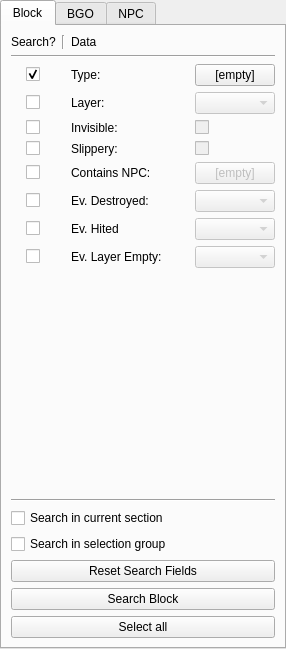
<?xml version="1.0" encoding="UTF-8"?>
<ui version="4.0">
 <class>LvlSearchBox</class>
 <widget class="QDockWidget" name="LvlSearchBox">
  <property name="geometry">
   <rect>
    <x>0</x>
    <y>0</y>
    <width>262</width>
    <height>649</height>
   </rect>
  </property>
  <property name="windowIcon">
   <iconset resource="../../_resources/editor.qrc">
    <normaloff>:/images/search.png</normaloff>:/images/search.png</iconset>
  </property>
  <property name="allowedAreas">
   <set>Qt::LeftDockWidgetArea|Qt::RightDockWidgetArea</set>
  </property>
  <property name="windowTitle">
   <string>Search of items on the level</string>
  </property>
  <widget class="QWidget" name="FindWidget">
   <layout class="QGridLayout" name="gridLayout_9">
    <property name="leftMargin">
     <number>0</number>
    </property>
    <property name="topMargin">
     <number>0</number>
    </property>
    <property name="rightMargin">
     <number>0</number>
    </property>
    <property name="bottomMargin">
     <number>0</number>
    </property>
    <item row="0" column="0">
     <widget class="QTabWidget" name="FindToolbox">
      <property name="currentIndex">
       <number>0</number>
      </property>
      <widget class="QWidget" name="FindToolboxBlock">
       <attribute name="title">
        <string>Block</string>
       </attribute>
       <layout class="QGridLayout" name="gridLayout_10" columnstretch="0,0,0,0,0">
        <item row="10" column="0" alignment="Qt::AlignHCenter">
         <widget class="QCheckBox" name="Find_Check_EventLayerEmptyBlock"/>
        </item>
        <item row="6" column="0" alignment="Qt::AlignHCenter">
         <widget class="QCheckBox" name="Find_Check_SlipperyBlock"/>
        </item>
        <item row="10" column="4">
         <widget class="QComboBox" name="Find_Combo_EventLayerEmptyBlock">
          <property name="enabled">
           <bool>false</bool>
          </property>
         </widget>
        </item>
        <item row="8" column="2">
         <widget class="QLabel" name="label_45">
          <property name="text">
           <string>Ev. Destroyed:</string>
          </property>
         </widget>
        </item>
        <item row="5" column="2">
         <widget class="QLabel" name="label_42">
          <property name="text">
           <string>Invisible:</string>
          </property>
         </widget>
        </item>
        <item row="8" column="4">
         <widget class="QComboBox" name="Find_Combo_EventDestoryedBlock">
          <property name="enabled">
           <bool>false</bool>
          </property>
         </widget>
        </item>
        <item row="9" column="2">
         <widget class="QLabel" name="label_46">
          <property name="text">
           <string>Ev. Hited</string>
          </property>
         </widget>
        </item>
        <item row="16" column="0" colspan="5">
         <widget class="QPushButton" name="FindStartBlock">
          <property name="text">
           <string>Search Block</string>
          </property>
         </widget>
        </item>
        <item row="1" column="0" colspan="5">
         <widget class="Line" name="line_12">
          <property name="orientation">
           <enum>Qt::Horizontal</enum>
          </property>
         </widget>
        </item>
        <item row="0" column="1">
         <widget class="Line" name="line_11">
          <property name="orientation">
           <enum>Qt::Vertical</enum>
          </property>
         </widget>
        </item>
        <item row="10" column="2">
         <widget class="QLabel" name="label_47">
          <property name="text">
           <string>Ev. Layer Empty:</string>
          </property>
         </widget>
        </item>
        <item row="4" column="0" alignment="Qt::AlignHCenter">
         <widget class="QCheckBox" name="Find_Check_LayerBlock"/>
        </item>
        <item row="0" column="2">
         <widget class="QLabel" name="label_30">
          <property name="text">
           <string>Data</string>
          </property>
         </widget>
        </item>
        <item row="5" column="0" alignment="Qt::AlignHCenter">
         <widget class="QCheckBox" name="Find_Check_InvisibleBlock"/>
        </item>
        <item row="3" column="4">
         <widget class="QPushButton" name="Find_Button_TypeBlock">
          <property name="text">
           <string>[empty]</string>
          </property>
         </widget>
        </item>
        <item row="5" column="4">
         <widget class="QCheckBox" name="Find_Check_InvisibleActiveBlock">
          <property name="enabled">
           <bool>false</bool>
          </property>
         </widget>
        </item>
        <item row="14" column="0" colspan="5">
         <widget class="QCheckBox" name="blockSelectionOnly">
          <property name="text">
           <string>Search in selection group</string>
          </property>
         </widget>
        </item>
        <item row="9" column="4">
         <widget class="QComboBox" name="Find_Combo_EventHitedBlock">
          <property name="enabled">
           <bool>false</bool>
          </property>
         </widget>
        </item>
        <item row="6" column="4">
         <widget class="QCheckBox" name="Find_Check_SlipperyActiveBlock">
          <property name="enabled">
           <bool>false</bool>
          </property>
         </widget>
        </item>
        <item row="3" column="0" alignment="Qt::AlignHCenter">
         <widget class="QCheckBox" name="Find_Check_TypeBlock">
          <property name="checked">
           <bool>true</bool>
          </property>
         </widget>
        </item>
        <item row="11" column="0" colspan="5">
         <spacer name="verticalSpacer_11">
          <property name="orientation">
           <enum>Qt::Vertical</enum>
          </property>
          <property name="sizeHint" stdset="0">
           <size>
            <width>0</width>
            <height>0</height>
           </size>
          </property>
         </spacer>
        </item>
        <item row="8" column="0" alignment="Qt::AlignHCenter">
         <widget class="QCheckBox" name="Find_Check_EventDestoryedBlock"/>
        </item>
        <item row="13" column="0" colspan="5">
         <widget class="QCheckBox" name="blockCurSection">
          <property name="text">
           <string>Search in current section</string>
          </property>
         </widget>
        </item>
        <item row="0" column="0">
         <widget class="QLabel" name="label_29">
          <property name="text">
           <string>Search?</string>
          </property>
         </widget>
        </item>
        <item row="17" column="0" colspan="5">
         <widget class="QPushButton" name="blockSelectAll">
          <property name="text">
           <string>Select all</string>
          </property>
         </widget>
        </item>
        <item row="4" column="4">
         <widget class="QComboBox" name="Find_Combo_LayerBlock">
          <property name="enabled">
           <bool>false</bool>
          </property>
         </widget>
        </item>
        <item row="4" column="2">
         <widget class="QLabel" name="label_36">
          <property name="text">
           <string>Layer:</string>
          </property>
         </widget>
        </item>
        <item row="9" column="0" alignment="Qt::AlignHCenter">
         <widget class="QCheckBox" name="Find_Check_EventHitedBlock"/>
        </item>
        <item row="15" column="0" colspan="5">
         <widget class="QPushButton" name="Find_Button_ResetBlock">
          <property name="text">
           <string>Reset Search Fields</string>
          </property>
         </widget>
        </item>
        <item row="6" column="2">
         <widget class="QLabel" name="label_43">
          <property name="text">
           <string>Slippery:</string>
          </property>
         </widget>
        </item>
        <item row="7" column="4">
         <widget class="QPushButton" name="Find_Button_ContainsNPCBlock">
          <property name="enabled">
           <bool>false</bool>
          </property>
          <property name="text">
           <string>[empty]</string>
          </property>
         </widget>
        </item>
        <item row="7" column="2">
         <widget class="QLabel" name="label_44">
          <property name="text">
           <string>Contains NPC:</string>
          </property>
         </widget>
        </item>
        <item row="3" column="2">
         <widget class="QLabel" name="label_37">
          <property name="text">
           <string>Type:</string>
          </property>
         </widget>
        </item>
        <item row="7" column="0" alignment="Qt::AlignHCenter">
         <widget class="QCheckBox" name="Find_Check_ContainsNPCBlock"/>
        </item>
        <item row="12" column="0" colspan="5">
         <widget class="Line" name="line">
          <property name="orientation">
           <enum>Qt::Horizontal</enum>
          </property>
         </widget>
        </item>
       </layout>
      </widget>
      <widget class="QWidget" name="FindToolboxBgo">
       <attribute name="title">
        <string>BGO</string>
       </attribute>
       <layout class="QGridLayout" name="gridLayout_11" columnstretch="0,0,0,0,90">
        <item row="9" column="0" colspan="5">
         <widget class="QPushButton" name="Find_Button_ResetBGO">
          <property name="text">
           <string>Reset Search Fields</string>
          </property>
         </widget>
        </item>
        <item row="0" column="0">
         <widget class="QLabel" name="label_31">
          <property name="text">
           <string>Search?</string>
          </property>
         </widget>
        </item>
        <item row="2" column="3" colspan="2">
         <widget class="QPushButton" name="Find_Button_TypeBGO">
          <property name="text">
           <string>[empty]</string>
          </property>
         </widget>
        </item>
        <item row="3" column="0" alignment="Qt::AlignHCenter">
         <widget class="QCheckBox" name="Find_Check_LayerBGO"/>
        </item>
        <item row="2" column="2">
         <widget class="QLabel" name="label_38">
          <property name="text">
           <string>Type:</string>
          </property>
         </widget>
        </item>
        <item row="8" column="0" colspan="5">
         <widget class="QCheckBox" name="bgoSelectionOnly">
          <property name="text">
           <string>Search in selection group</string>
          </property>
         </widget>
        </item>
        <item row="2" column="0" alignment="Qt::AlignHCenter">
         <widget class="QCheckBox" name="Find_Check_TypeBGO">
          <property name="checked">
           <bool>true</bool>
          </property>
         </widget>
        </item>
        <item row="3" column="3" colspan="2">
         <widget class="QComboBox" name="Find_Combo_LayerBGO">
          <property name="enabled">
           <bool>false</bool>
          </property>
         </widget>
        </item>
        <item row="7" column="0" colspan="5">
         <widget class="QCheckBox" name="bgoCurSection">
          <property name="text">
           <string>Search in current section</string>
          </property>
         </widget>
        </item>
        <item row="11" column="0" colspan="5">
         <widget class="QPushButton" name="bgoSelectAll">
          <property name="text">
           <string>Select all</string>
          </property>
         </widget>
        </item>
        <item row="10" column="0" colspan="5">
         <widget class="QPushButton" name="FindStartBGO">
          <property name="text">
           <string>Search BGO</string>
          </property>
         </widget>
        </item>
        <item row="5" column="0" colspan="5">
         <spacer name="verticalSpacer_12">
          <property name="orientation">
           <enum>Qt::Vertical</enum>
          </property>
          <property name="sizeHint" stdset="0">
           <size>
            <width>0</width>
            <height>0</height>
           </size>
          </property>
         </spacer>
        </item>
        <item row="3" column="2">
         <widget class="QLabel" name="label_39">
          <property name="text">
           <string>Layer:</string>
          </property>
         </widget>
        </item>
        <item row="1" column="0" colspan="5">
         <widget class="Line" name="line_10">
          <property name="orientation">
           <enum>Qt::Horizontal</enum>
          </property>
         </widget>
        </item>
        <item row="0" column="2">
         <widget class="QLabel" name="label_32">
          <property name="text">
           <string>Data</string>
          </property>
         </widget>
        </item>
        <item row="4" column="2">
         <widget class="QLabel" name="label_35">
          <property name="text">
           <string>Sort priority:</string>
          </property>
         </widget>
        </item>
        <item row="4" column="0" alignment="Qt::AlignHCenter">
         <widget class="QCheckBox" name="Find_Check_PriorityBGO"/>
        </item>
        <item row="4" column="3" colspan="2">
         <widget class="QSpinBox" name="Find_Spin_PriorityBGO">
          <property name="enabled">
           <bool>false</bool>
          </property>
          <property name="minimum">
           <number>-1</number>
          </property>
          <property name="maximum">
           <number>999999999</number>
          </property>
          <property name="value">
           <number>-1</number>
          </property>
         </widget>
        </item>
        <item row="0" column="1">
         <widget class="Line" name="line_9">
          <property name="orientation">
           <enum>Qt::Vertical</enum>
          </property>
         </widget>
        </item>
        <item row="6" column="0" colspan="5">
         <widget class="Line" name="line_2">
          <property name="orientation">
           <enum>Qt::Horizontal</enum>
          </property>
         </widget>
        </item>
       </layout>
      </widget>
      <widget class="QWidget" name="FindToolboxNpc">
       <attribute name="title">
        <string>NPC</string>
       </attribute>
       <layout class="QGridLayout" name="gridLayout_12" rowstretch="0,0,0,0,0,0,0,0,0,0,0,0,0,0,0,0,0,0,0,0,0,0,100,0,0,0,0">
        <property name="sizeConstraint">
         <enum>QLayout::SetMinimumSize</enum>
        </property>
        <item row="9" column="4">
         <widget class="QCheckBox" name="Find_Check_FriendlyActiveNPC">
          <property name="enabled">
           <bool>false</bool>
          </property>
         </widget>
        </item>
        <item row="15" column="4">
         <widget class="QComboBox" name="Find_Combo_Event_ActivateNPC">
          <property name="enabled">
           <bool>false</bool>
          </property>
          <item>
           <property name="text">
            <string>[None]</string>
           </property>
          </item>
         </widget>
        </item>
        <item row="12" column="0" colspan="2" alignment="Qt::AlignHCenter">
         <widget class="QCheckBox" name="Find_Check_MsgNPC"/>
        </item>
        <item row="5" column="3">
         <widget class="QLabel" name="label_41">
          <property name="text">
           <string>Layer:</string>
          </property>
         </widget>
        </item>
        <item row="13" column="4">
         <widget class="QCheckBox" name="Find_Check_MsgSensitiveNPC">
          <property name="enabled">
           <bool>false</bool>
          </property>
          <property name="text">
           <string>Case Sensitive?</string>
          </property>
         </widget>
        </item>
        <item row="3" column="0" colspan="5">
         <widget class="Line" name="line_8">
          <property name="orientation">
           <enum>Qt::Horizontal</enum>
          </property>
         </widget>
        </item>
        <item row="0" column="3" colspan="2">
         <widget class="QLabel" name="label_34">
          <property name="sizePolicy">
           <sizepolicy hsizetype="Preferred" vsizetype="Fixed">
            <horstretch>0</horstretch>
            <verstretch>0</verstretch>
           </sizepolicy>
          </property>
          <property name="text">
           <string>Data</string>
          </property>
         </widget>
        </item>
        <item row="16" column="4">
         <widget class="QComboBox" name="Find_Combo_Event_DeathNPC">
          <property name="enabled">
           <bool>false</bool>
          </property>
          <item>
           <property name="text">
            <string>[None]</string>
           </property>
          </item>
         </widget>
        </item>
        <item row="22" column="0" colspan="5">
         <widget class="QCheckBox" name="npcCurSection">
          <property name="text">
           <string>Search in current section</string>
          </property>
         </widget>
        </item>
        <item row="11" column="3">
         <widget class="QLabel" name="label_50">
          <property name="text">
           <string>Set as Boss</string>
          </property>
         </widget>
        </item>
        <item row="18" column="4">
         <widget class="QComboBox" name="Find_Combo_Event_Empty_LayerNPC">
          <property name="enabled">
           <bool>false</bool>
          </property>
          <item>
           <property name="text">
            <string>[None]</string>
           </property>
          </item>
         </widget>
        </item>
        <item row="11" column="4">
         <widget class="QCheckBox" name="Find_Check_BossActiveNPC">
          <property name="enabled">
           <bool>false</bool>
          </property>
         </widget>
        </item>
        <item row="25" column="0" colspan="5">
         <widget class="QPushButton" name="FindStartNPC">
          <property name="text">
           <string>Search NPC</string>
          </property>
         </widget>
        </item>
        <item row="21" column="0" colspan="5">
         <widget class="Line" name="line_3">
          <property name="orientation">
           <enum>Qt::Horizontal</enum>
          </property>
         </widget>
        </item>
        <item row="16" column="3">
         <widget class="QLabel" name="label_54">
          <property name="text">
           <string>Evt death:</string>
          </property>
         </widget>
        </item>
        <item row="16" column="0" colspan="2" alignment="Qt::AlignHCenter">
         <widget class="QCheckBox" name="Find_Check_Event_DeathNPC">
          <property name="text">
           <string/>
          </property>
         </widget>
        </item>
        <item row="14" column="4">
         <widget class="QComboBox" name="Find_Combo_Layer_AttachedNPC">
          <property name="enabled">
           <bool>false</bool>
          </property>
          <property name="currentText">
           <string>[None]</string>
          </property>
          <item>
           <property name="text">
            <string>[None]</string>
           </property>
          </item>
         </widget>
        </item>
        <item row="5" column="4">
         <widget class="QComboBox" name="Find_Combo_LayerNPC">
          <property name="enabled">
           <bool>false</bool>
          </property>
         </widget>
        </item>
        <item row="17" column="3">
         <widget class="QLabel" name="label_55">
          <property name="text">
           <string>Evt talk:</string>
          </property>
         </widget>
        </item>
        <item row="0" column="2">
         <widget class="Line" name="line_7">
          <property name="orientation">
           <enum>Qt::Vertical</enum>
          </property>
         </widget>
        </item>
        <item row="26" column="0" colspan="5">
         <widget class="QPushButton" name="npcSelectAll">
          <property name="text">
           <string>Select all</string>
          </property>
         </widget>
        </item>
        <item row="9" column="3">
         <widget class="QLabel" name="label_48">
          <property name="text">
           <string>Friendly</string>
          </property>
         </widget>
        </item>
        <item row="15" column="0" colspan="2" alignment="Qt::AlignHCenter">
         <widget class="QCheckBox" name="Find_Check_Event_ActivateNPC">
          <property name="text">
           <string/>
          </property>
         </widget>
        </item>
        <item row="4" column="0" colspan="2" alignment="Qt::AlignHCenter">
         <widget class="QCheckBox" name="Find_Check_TypeNPC">
          <property name="checked">
           <bool>true</bool>
          </property>
         </widget>
        </item>
        <item row="4" column="3">
         <widget class="QLabel" name="label_40">
          <property name="text">
           <string>Type:</string>
          </property>
         </widget>
        </item>
        <item row="12" column="4">
         <widget class="QLineEdit" name="Find_Edit_MsgNPC">
          <property name="enabled">
           <bool>false</bool>
          </property>
         </widget>
        </item>
        <item row="11" column="0" colspan="2" alignment="Qt::AlignHCenter">
         <widget class="QCheckBox" name="Find_Check_BossNPC"/>
        </item>
        <item row="5" column="0" colspan="2" alignment="Qt::AlignHCenter">
         <widget class="QCheckBox" name="Find_Check_LayerNPC"/>
        </item>
        <item row="18" column="3">
         <widget class="QLabel" name="label_56">
          <property name="text">
           <string>Evt empty layer:</string>
          </property>
         </widget>
        </item>
        <item row="19" column="0" rowspan="2" colspan="5">
         <spacer name="verticalSpacer_13">
          <property name="orientation">
           <enum>Qt::Vertical</enum>
          </property>
          <property name="sizeType">
           <enum>QSizePolicy::Minimum</enum>
          </property>
          <property name="sizeHint" stdset="0">
           <size>
            <width>0</width>
            <height>0</height>
           </size>
          </property>
         </spacer>
        </item>
        <item row="0" column="0" colspan="2">
         <widget class="QLabel" name="label_33">
          <property name="sizePolicy">
           <sizepolicy hsizetype="Preferred" vsizetype="Fixed">
            <horstretch>0</horstretch>
            <verstretch>0</verstretch>
           </sizepolicy>
          </property>
          <property name="text">
           <string>Search?</string>
          </property>
         </widget>
        </item>
        <item row="15" column="3">
         <widget class="QLabel" name="label_53">
          <property name="text">
           <string>Evt activate:</string>
          </property>
         </widget>
        </item>
        <item row="10" column="4">
         <widget class="QCheckBox" name="Find_Check_NotMoveActiveNPC">
          <property name="enabled">
           <bool>false</bool>
          </property>
         </widget>
        </item>
        <item row="12" column="3">
         <widget class="QLabel" name="label_51">
          <property name="text">
           <string>Contains Msg:</string>
          </property>
         </widget>
        </item>
        <item row="14" column="0" colspan="2" alignment="Qt::AlignHCenter">
         <widget class="QCheckBox" name="Find_Check_Layer_AttachedNPC">
          <property name="text">
           <string/>
          </property>
         </widget>
        </item>
        <item row="4" column="4">
         <widget class="QPushButton" name="Find_Button_TypeNPC">
          <property name="text">
           <string>[empty]</string>
          </property>
         </widget>
        </item>
        <item row="17" column="0" colspan="2" alignment="Qt::AlignHCenter">
         <widget class="QCheckBox" name="Find_Check_Event_TalkNPC">
          <property name="text">
           <string/>
          </property>
         </widget>
        </item>
        <item row="9" column="0" colspan="2" alignment="Qt::AlignHCenter">
         <widget class="QCheckBox" name="Find_Check_FriendlyNPC"/>
        </item>
        <item row="7" column="0" colspan="2" alignment="Qt::AlignHCenter">
         <widget class="QCheckBox" name="Find_Check_DirNPC"/>
        </item>
        <item row="7" column="4" rowspan="2">
         <widget class="QGroupBox" name="groupBox">
          <property name="sizePolicy">
           <sizepolicy hsizetype="Preferred" vsizetype="Fixed">
            <horstretch>0</horstretch>
            <verstretch>0</verstretch>
           </sizepolicy>
          </property>
          <property name="title">
           <string>Direction</string>
          </property>
          <layout class="QVBoxLayout" name="verticalLayout_7">
           <property name="spacing">
            <number>3</number>
           </property>
           <property name="leftMargin">
            <number>3</number>
           </property>
           <property name="topMargin">
            <number>0</number>
           </property>
           <property name="rightMargin">
            <number>3</number>
           </property>
           <property name="bottomMargin">
            <number>0</number>
           </property>
           <item>
            <widget class="QRadioButton" name="Find_Radio_DirLeftNPC">
             <property name="enabled">
              <bool>false</bool>
             </property>
             <property name="text">
              <string>Left</string>
             </property>
            </widget>
           </item>
           <item>
            <widget class="QRadioButton" name="Find_Radio_DirRandomNPC">
             <property name="enabled">
              <bool>false</bool>
             </property>
             <property name="text">
              <string>Random</string>
             </property>
            </widget>
           </item>
           <item>
            <widget class="QRadioButton" name="Find_Radio_DirRightNPC">
             <property name="enabled">
              <bool>false</bool>
             </property>
             <property name="text">
              <string>Right</string>
             </property>
            </widget>
           </item>
          </layout>
         </widget>
        </item>
        <item row="14" column="3">
         <widget class="QLabel" name="label_52">
          <property name="text">
           <string>Attached layer:</string>
          </property>
         </widget>
        </item>
        <item row="10" column="0" colspan="2" alignment="Qt::AlignHCenter">
         <widget class="QCheckBox" name="Find_Check_NotMoveNPC"/>
        </item>
        <item row="10" column="3">
         <widget class="QLabel" name="label_49">
          <property name="text">
           <string>Doesn't move</string>
          </property>
         </widget>
        </item>
        <item row="18" column="0" colspan="2" alignment="Qt::AlignHCenter">
         <widget class="QCheckBox" name="Find_Check_Event_Empty_LayerNPC">
          <property name="text">
           <string/>
          </property>
         </widget>
        </item>
        <item row="24" column="0" colspan="5">
         <widget class="QPushButton" name="Find_Button_ResetNPC">
          <property name="text">
           <string>Reset Search Fields</string>
          </property>
         </widget>
        </item>
        <item row="17" column="4">
         <widget class="QComboBox" name="Find_Combo_Event_TalkNPC">
          <property name="enabled">
           <bool>false</bool>
          </property>
          <item>
           <property name="text">
            <string>[None]</string>
           </property>
          </item>
         </widget>
        </item>
        <item row="23" column="0" colspan="5">
         <widget class="QCheckBox" name="npcSelectionOnly">
          <property name="text">
           <string>Search in selection group</string>
          </property>
         </widget>
        </item>
       </layout>
      </widget>
     </widget>
    </item>
   </layout>
  </widget>
 </widget>
 <resources>
  <include location="../../_resources/editor.qrc"/>
 </resources>
 <connections>
  <connection>
   <sender>blockSelectionOnly</sender>
   <signal>toggled(bool)</signal>
   <receiver>Find_Button_ResetBlock</receiver>
   <slot>setDisabled(bool)</slot>
   <hints>
    <hint type="sourcelabel">
     <x>89</x>
     <y>546</y>
    </hint>
    <hint type="destinationlabel">
     <x>109</x>
     <y>570</y>
    </hint>
   </hints>
  </connection>
  <connection>
   <sender>blockSelectionOnly</sender>
   <signal>toggled(bool)</signal>
   <receiver>FindStartBlock</receiver>
   <slot>setDisabled(bool)</slot>
   <hints>
    <hint type="sourcelabel">
     <x>61</x>
     <y>541</y>
    </hint>
    <hint type="destinationlabel">
     <x>63</x>
     <y>598</y>
    </hint>
   </hints>
  </connection>
  <connection>
   <sender>bgoSelectionOnly</sender>
   <signal>toggled(bool)</signal>
   <receiver>Find_Button_ResetBGO</receiver>
   <slot>setDisabled(bool)</slot>
   <hints>
    <hint type="sourcelabel">
     <x>79</x>
     <y>541</y>
    </hint>
    <hint type="destinationlabel">
     <x>99</x>
     <y>568</y>
    </hint>
   </hints>
  </connection>
  <connection>
   <sender>bgoSelectionOnly</sender>
   <signal>toggled(bool)</signal>
   <receiver>FindStartBGO</receiver>
   <slot>setDisabled(bool)</slot>
   <hints>
    <hint type="sourcelabel">
     <x>129</x>
     <y>543</y>
    </hint>
    <hint type="destinationlabel">
     <x>147</x>
     <y>599</y>
    </hint>
   </hints>
  </connection>
  <connection>
   <sender>npcSelectionOnly</sender>
   <signal>toggled(bool)</signal>
   <receiver>Find_Button_ResetNPC</receiver>
   <slot>setDisabled(bool)</slot>
   <hints>
    <hint type="sourcelabel">
     <x>120</x>
     <y>546</y>
    </hint>
    <hint type="destinationlabel">
     <x>142</x>
     <y>581</y>
    </hint>
   </hints>
  </connection>
  <connection>
   <sender>npcSelectionOnly</sender>
   <signal>toggled(bool)</signal>
   <receiver>FindStartNPC</receiver>
   <slot>setDisabled(bool)</slot>
   <hints>
    <hint type="sourcelabel">
     <x>86</x>
     <y>546</y>
    </hint>
    <hint type="destinationlabel">
     <x>96</x>
     <y>599</y>
    </hint>
   </hints>
  </connection>
 </connections>
</ui>
